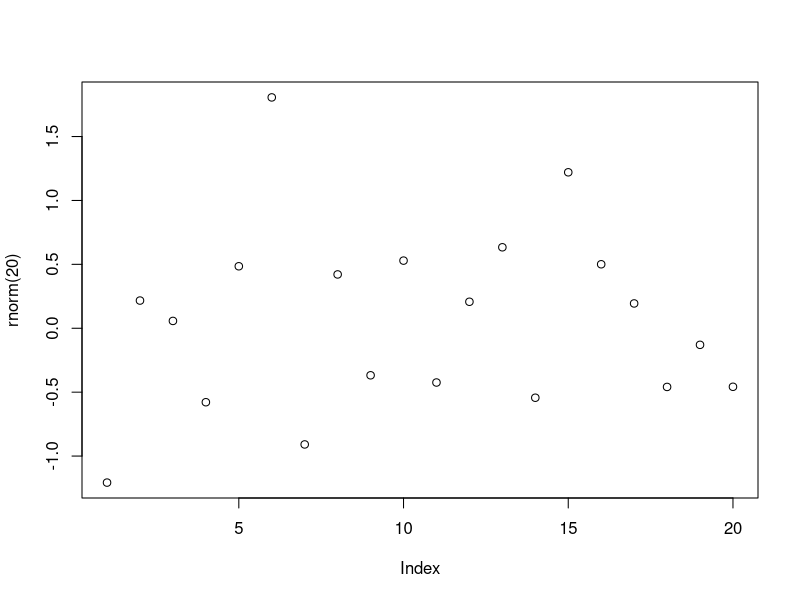
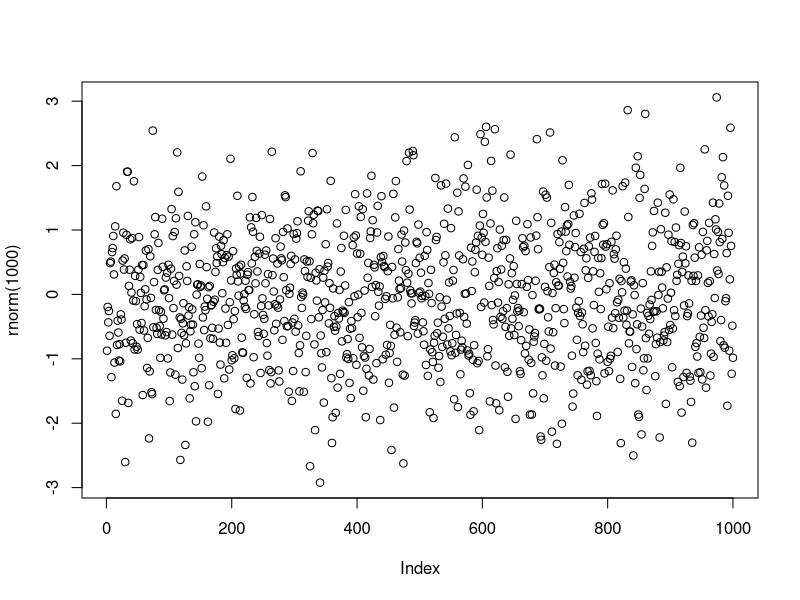
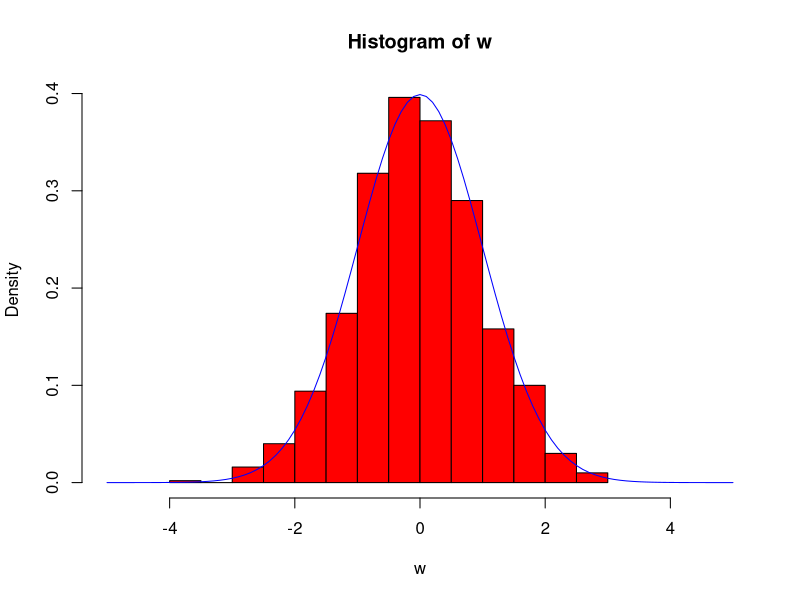
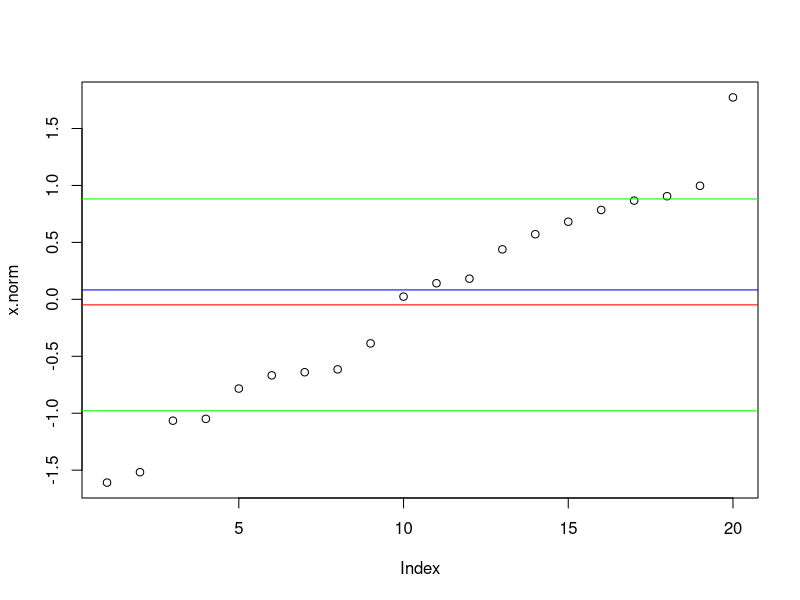
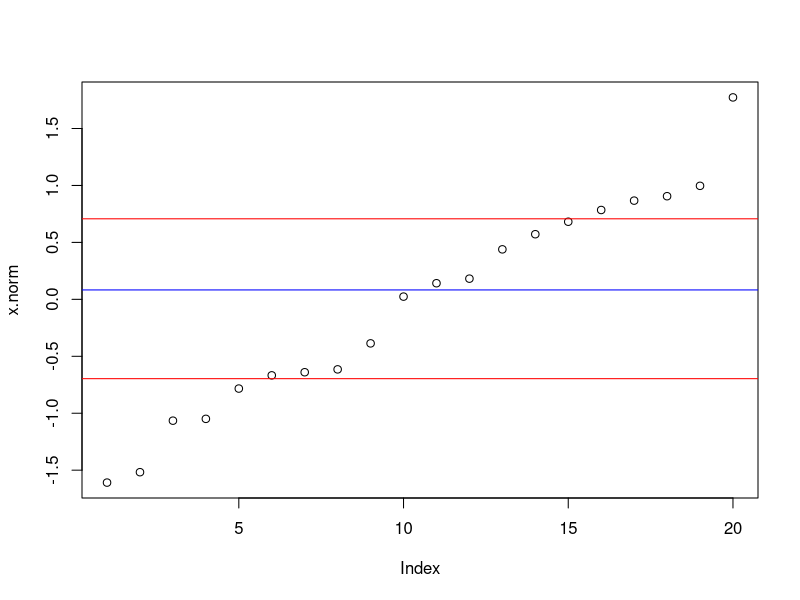

Write the R code that produced these figures, in order.
## ---- chunk 1
# Assignment
numeric_vector <- 1:10    # OR assign('numeric_vector', 1:10)
# Squared numbers
squared_numbers <- numeric_vector^2
# All squared numbers but the last 3
squared_numbers[-(8:10)]
## ---- chunk 2
length(squared_numbers)
## ---- chunk 3
# List of albums
albums <- c('Infinite', 'The Slim Shady LP', 'The Marshall Mathers LP', 
            'The Eminem Show', 'Encore', 'Relapse', 'Recovery', 
            'The Marshall Mathers LP 2', 'Revival')
# Year of Release
years <- c(1996, 1999, 2000, 2002, 2004, 2009, 2010, 2013, 2017)
# Eminem Matrix album
eminem_album_releases <- matrix(c(albums,years), nrow = 9, ncol = 2)
# Colnames of the matrix
colnames(eminem_album_releases) <- c("Albums","Release Year")
# Display
eminem_album_releases
## ---- chunk 4
# Will the Real Slim Shady please stand up ?
eminem_album_releases[2, 'Albums']
## ---- chunk 5
# Generate 20 random numbers
x.norm <- rnorm(n = 20)
# Display 'x.norm'
x.norm
## ---- chunk 6
# Sorting
x.norm <- sort(x.norm)
# Display
x.norm
## ---- chunk 7
# Average
mean(x.norm)
## ---- chunk 8
# Median
median(x.norm)
## ---- chunk 9
# Standard deviation formula in R
sqrt(sum((x.norm - mean(x.norm))^2)/(length(x.norm) - 1))
## ---- chunk 10
# SD from the function
sd(x.norm)
## ---- chunk 11
# Returns the smallest and biggest element
print(c(min(x.norm), max(x.norm)))
## ---- chunk 12
# Find the quantiles
q <- quantile(x.norm)
# Display
q
## ---- chunk 13
# First quantile
x.norm[x.norm < q[2]]
## ---- chunk 14
# Second quantile
x.norm[x.norm > q[2] & x.norm < q[3]]
## ---- chunk 15
# Generic function to describe an object
summary(x.norm)
## ---- chunk 16
plot(rnorm(20))
## ---- chunk 17
plot(rnorm(1000))
## ---- chunk 18
w <- rnorm(1000) 
hist(w, col = "red", freq = F, xlim = c(-5,5))
curve(dnorm, -5, 5, add = T, col = "blue")
## ---- chunk 19
plot(x.norm)
# 'h' means horizontal line
# 'col' means color
abline(h = mean(x.norm), col = 'red')
abline(h = median(x.norm), col = 'blue')
abline(h = mean(x.norm) + sd(x.norm), col = 'green')
abline(h = mean(x.norm) - sd(x.norm), col = 'green')
## ---- chunk 20
plot(x.norm)
abline(h = median(x.norm), col = 'blue')
abline(h = summary(x.norm)[2], col = 'red')
abline(h = summary(x.norm)[5], col = 'red')
## ---- chunk 21
# Language Codes
lang <- c("en","fr","hi","hi","ru","ru","ru","ru","fr","hi","en","cn")
# Factor of Language codes
langf <- factor(lang)
langf
## ---- chunk 22
# Speed traps measuring car speeds
speed <- c("high","med","high","med","low")
# The ordering is given by specifying the levels
speedf <- factor(speed, ordered = TRUE, levels = c("low","med","high"))
speedf
## ---- chunk 23
levels(speedf)
## ---- chunk 24
# Ordered factors can compare strings
speedf[2] < speedf[3]
## ---- chunk 25
# Returns frequencies
summary(langf)
## ---- chunk 26
# Performs a check for factor
is.factor(langf)
## ---- chunk 27
# Returns a vector
as.vector(langf)
## ---- chunk 28
# Returns a column
as.matrix(langf)
## ---- chunk 29
# Motor Trend Car Road Tests
mtcars
## ---- chunk 30
# Top rows
head(mtcars)
## ---- chunk 31
# Bottom rows
tail(mtcars)
## ---- chunk 32
# Returns the structure
str(mtcars)
## ---- chunk 33
# Definition of vectors
name <- c("Mercury", "Venus", "Earth", "Mars", "Jupiter", "Saturn", "Uranus", "Neptune")
type <- c("Terrestrial planet", "Terrestrial planet", "Terrestrial planet", 
          "Terrestrial planet", "Gas giant", "Gas giant", "Gas giant", "Gas giant")
diameter <- c(0.382, 0.949, 1, 0.532, 11.209, 9.449, 4.007, 3.883)
rotation <- c(58.64, -243.02, 1, 1.03, 0.41, 0.43, -0.72, 0.67)
rings <- c(FALSE, FALSE, FALSE, FALSE, TRUE, TRUE, TRUE, TRUE)

# Create a data frame from the vectors
planets_df <- data.frame(name, type, diameter, rotation, rings)
planets_df
## ---- chunk 34
# Returns the structure of the planets
str(planets_df)
## ---- chunk 35
# First column by index
planets_df[[1]]
## ---- chunk 36
# First column by name
planets_df[['type']]
## ---- chunk 37
# By using the '$' atomic vector
planets_df$diameter
## ---- chunk 38
# Checks if 'planets_df' is a dataframe
is.data.frame(planets_df)
## ---- chunk 39
# Coerces matrix to dataframe
as.data.frame(matrix(1:10, nrow = 5, ncol = 2, dimnames = list(NULL, c("X","Y"))))
## ---- chunk 40
# Print out diameter of Mercury (row 1, column 3)
planets_df[1,3]
## ---- chunk 41
# Print out data for Mars (entire fourth row)
planets_df[4, ]
## ---- chunk 42
# planets_df[['diameters']] is also valid
planets_df$diameter
## ---- chunk 43
# planets_df[1:3,"type"] is also valid
planets_df$type[1:3]
## ---- chunk 44
# planets_df[,'rotation'] > 0 is also valid
positive_rotation <- planets_df$rotation > 0
# Plantes with positive rotation
planets_df[positive_rotation,]
## ---- chunk 45
# Give yourself a cookie if you got this right!!!
planets_df[planets_df$rotation > 0 & planets_df$rings, 'name']
